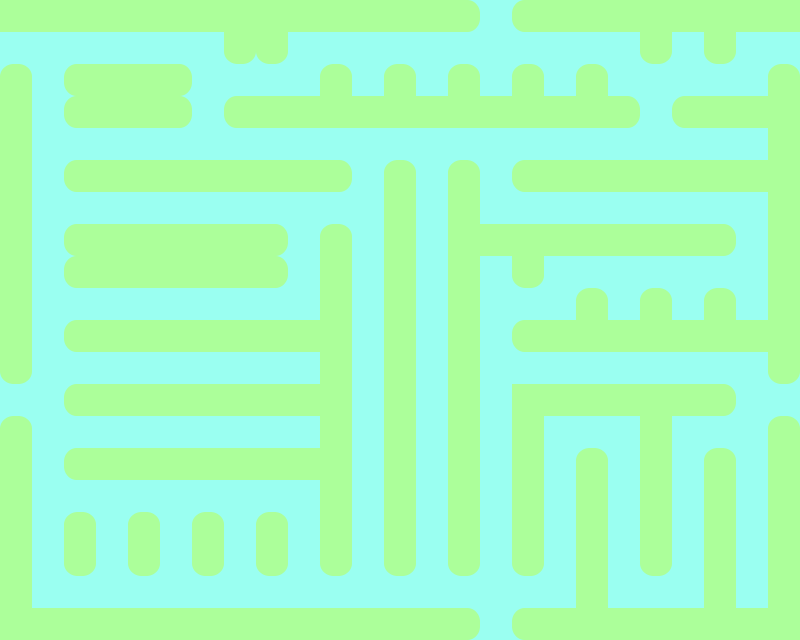

This game map was drawn from its Tiled (.tmx) file and the tilesets committed beside it. A one-line description and the trimmed map source follow:
An orthogonal 25x20 tile map with 32x32 px tiles, 2 tile layers (Ground, Walls) and 5 objects (2x Sun, 2x EightBall, Player).

<map version="1.0" orientation="orthogonal" width="25" height="20" tilewidth="32" tileheight="32">
 <tileset firstgid="1" name="tileset" tilewidth="32" tileheight="32">
  <image source="tileset.png" width="320" height="640" />
 </tileset>
 <layer name="Ground" width="25" height="20">
  <data>[500 cells, 500 non-empty, 1 distinct tile ids]</data>
 </layer>
 <layer name="Walls" width="25" height="20">
  <data>[500 cells, 260 non-empty, 6 distinct tile ids]</data>
 </layer>
 <objectgroup name="Stuff" width="25" height="20">
  <object name="Player1" type="Player" gid="53" x="417" y="607" />
 </objectgroup>
 <objectgroup name="Enemies" width="25" height="20">
  <object name="Enemy2" type="Sun" gid="33" x="96" y="64" />
  <object name="Enemy4" type="Sun" gid="33" x="736" y="448" />
  <object name="Enemy1" type="EightBall" gid="36" x="544" y="96" />
  <object name="Enemy3" type="EightBall" gid="36" x="288" y="448" />
 </objectgroup>
</map>
